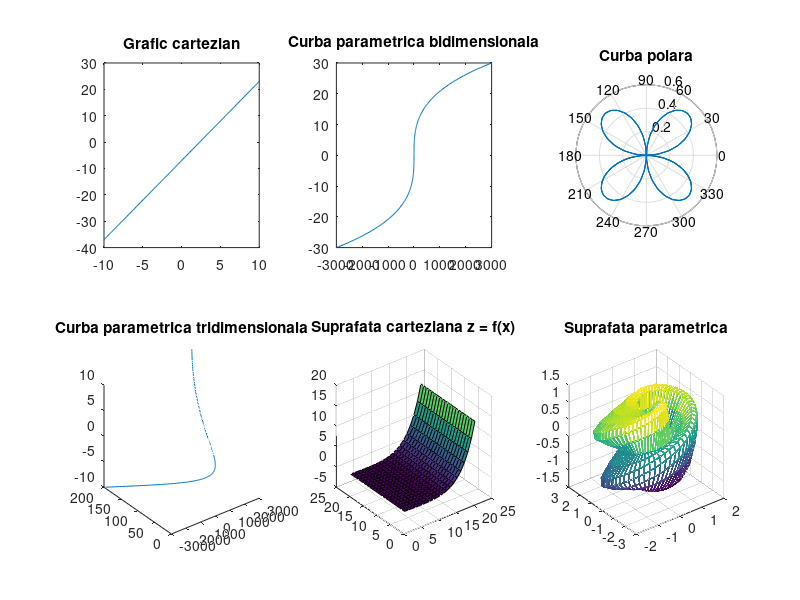

Source code (MATLAB):
clear;
clc;

x = -10 : 0.1 : 10;

subplot (2, 3, 1);
plot(x, 3 * x - 7);
title("Grafic cartezian");

hold on;

f = @(t) 3*t.^3;
g = @(t) 3*t;
subplot (2, 3, 2);
plot(f(x), g(x));
title("Curba parametrica bidimensionala");

hold on;

f = @(theta) cos(theta).*sin(theta)
subplot (2, 3, 3);
polar(x, f(x));
title("Curba polara");

hold on;

f = @(t) 3*t.^3;
g = @(t) 2*t.^2;
h = @(t) t;
subplot (2, 3, 4);
plot3(f(x), g(x), h(x));
title("Curba parametrica tridimensionala");

hold on;

xa = -2:0.2:2;
[x,y] = meshgrid(xa);
z = x.*exp(x);
subplot (2, 3, 5);
surf(z);
title("Suprafata carteziana z = f(x)");

hold on;

r = 1;
uu = 0 : 0.1 : 10;
vv = -20*pi : pi/10 : 2*pi;
[u, v] = meshgrid(uu, vv);
x = (r + cos(u/2).*sin(v) - sin(u/2).*sin(2*v)).*cos(u);
y = (r + cos(u/2).*sin(v) - sin(u/2).*sin(2*v)).*sin(u);
z = sin(u/2).*sin(v) + cos(u/2).*sin(2*v);
subplot (2, 3, 6);
mesh(x, y, z);
title("Suprafata parametrica");